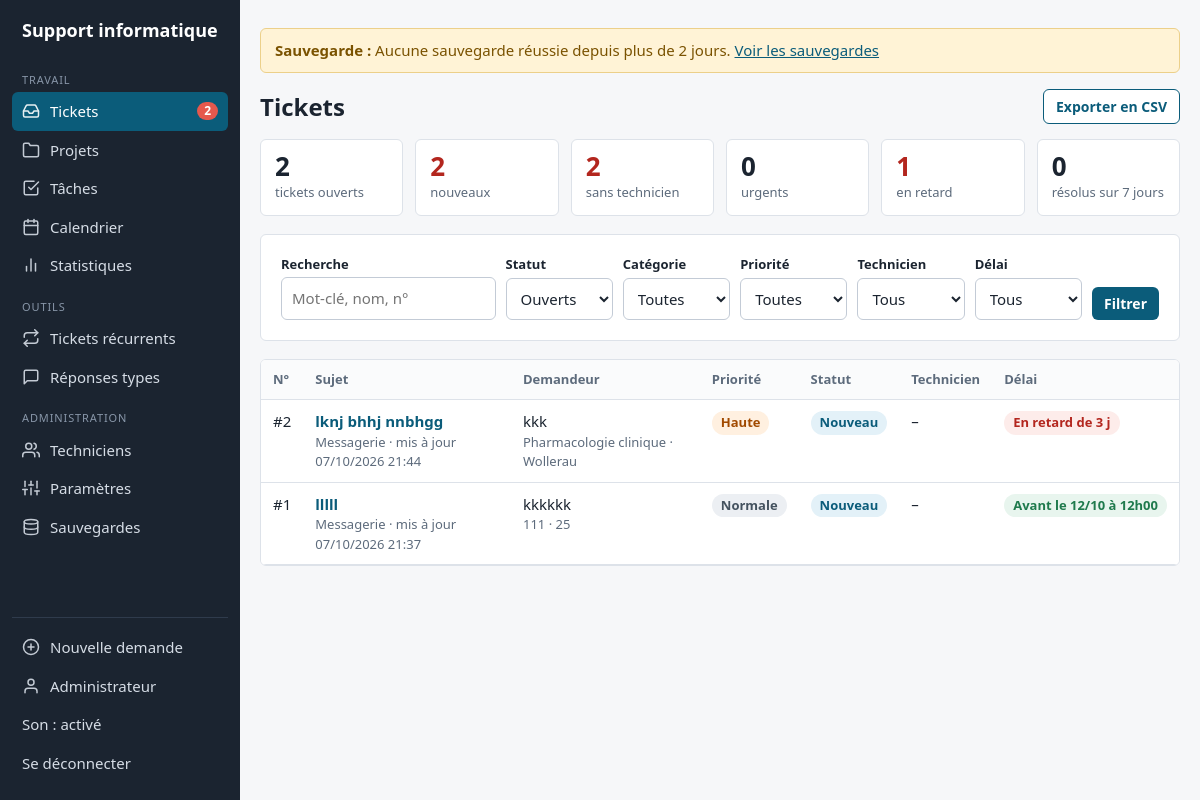
Page /admin (signed in) on the earlier database version.
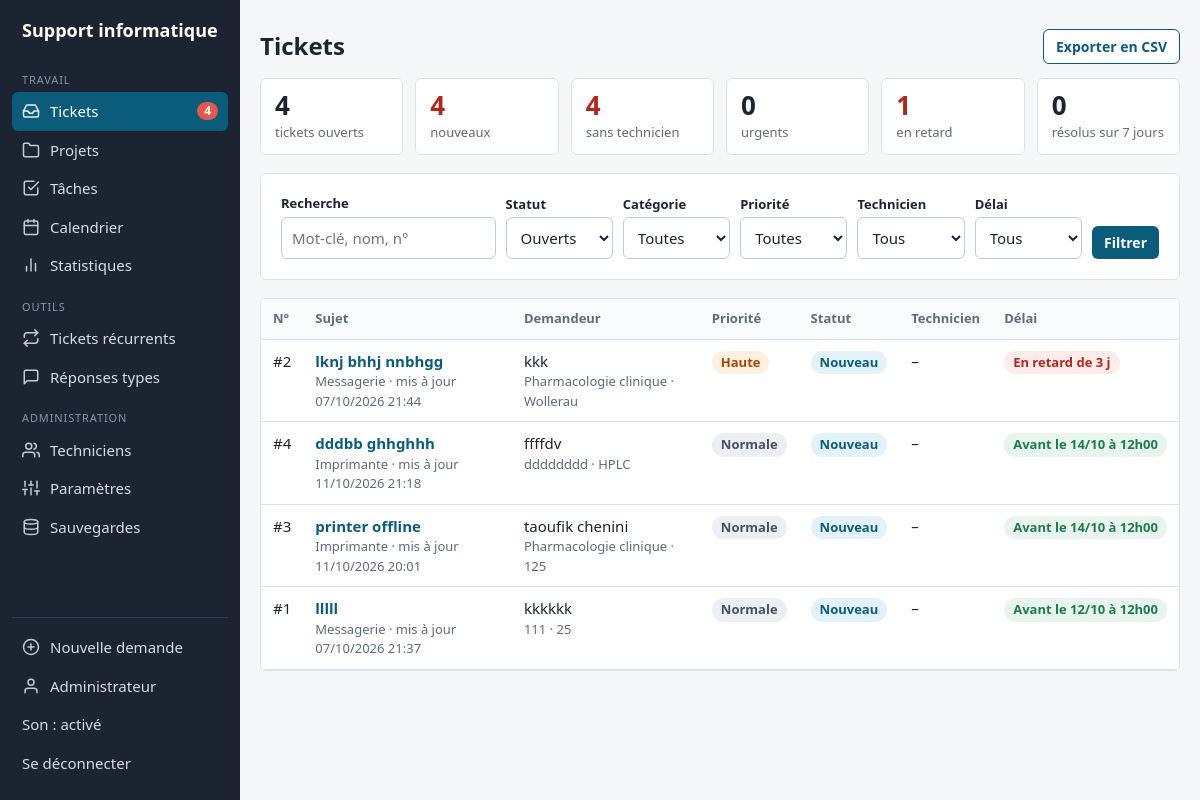
Same page on the later database version.
### tables this page shows
CREATE TABLE users (
    id INTEGER PRIMARY KEY AUTOINCREMENT,
    username TEXT UNIQUE NOT NULL,
    name TEXT NOT NULL,
    password_hash TEXT NOT NULL,
    role TEXT NOT NULL DEFAULT 'tech',
    email TEXT NOT NULL DEFAULT '',
    notify INTEGER NOT NULL DEFAULT 1,
    digest INTEGER NOT NULL DEFAULT 1
);

CREATE TABLE tickets (
    id INTEGER PRIMARY KEY AUTOINCREMENT,
    token TEXT UNIQUE NOT NULL,
    title TEXT NOT NULL,
    requester_name TEXT NOT NULL,
    requester_email TEXT,
    department TEXT,
    location TEXT,
    category TEXT NOT NULL,
    priority TEXT NOT NULL DEFAULT 'Normale',
    description TEXT NOT NULL,
    status TEXT NOT NULL DEFAULT 'Nouveau',
    assignee_id INTEGER REFERENCES users(id),
    created_at TEXT NOT NULL,
    updated_at TEXT NOT NULL,
    closed_at TEXT,
    due_at TEXT,
    paused_at TEXT,
    paused_secs INTEGER NOT NULL DEFAULT 0,
    source TEXT NOT NULL DEFAULT 'web',
    project_id INTEGER,
    remind_state TEXT
, channel TEXT NOT NULL DEFAULT '', created_by INTEGER, glpi_id INTEGER, glpi_sent_at TEXT, glpi_error TEXT);

### tickets_it/routes/tickets.py (the view)
@app.route("/admin")
@login_required()
def admin():
    db = get_db()
    q, status = request.args.get("q", "").strip(), request.args.get("status", "ouverts")
    category, priority, assignee, sla_f = (request.args.get(k, "") for k in ("category", "priority", "assignee", "sla"))
    sql, args = ["SELECT t.*, u.name AS assignee FROM tickets t LEFT JOIN users u ON u.id=t.assignee_id WHERE 1=1"], []
    if status == "ouverts":
        sql.append(f"AND t.status IN {OUVERTS_SQL}")
    elif status in STATUTS:
        sql.append("AND t.status=?")
        args.append(status)
    if category in CATEGORIES:
        sql.append("AND t.category=?")
        args.append(category)
    if priority in PRIORITES:
        sql.append("AND t.priority=?")
        args.append(priority)
    if assignee == "moi":
        sql.append("AND t.assignee_id=?")
        args.append(g.user["id"])
    elif assignee == "aucun":
        sql.append("AND t.assignee_id IS NULL")
    if sla_f == "retard":
        sql.append("AND t.status IN ('Nouveau','En cours') AND t.due_at < ?")
        args.append(now())
    if q:
        sql.append("AND (t.title LIKE ? OR t.requester_name LIKE ? OR t.description LIKE ? OR CAST(t.id AS TEXT)=?)")
        args += [f"%{q}%"] * 3 + [q.lstrip("#")]
    sql.append(f"ORDER BY {prio_rank_sql('t.priority')}, t.created_at DESC")
    tickets = db.execute(" ".join(sql), args).fetchall()
    def one(sql_, *a):
        return db.execute(sql_, a).fetchone()[0]
    stats = {
        "ouverts": one(f"SELECT COUNT(*) FROM tickets WHERE status IN {OUVERTS_SQL}"),
        "nouveaux": one("SELECT COUNT(*) FROM tickets WHERE status='Nouveau'"),
        "non_assignes": one(f"SELECT COUNT(*) FROM tickets WHERE assignee_id IS NULL AND status IN {OUVERTS_SQL}"),
        "urgents": one(f"SELECT COUNT(*) FROM tickets WHERE priority=? AND status IN {OUVERTS_SQL}", derived().prio_top),
        "en_retard": one("SELECT COUNT(*) FROM tickets WHERE status IN ('Nouveau','En cours') AND due_at < ?", now()),
        "resolus_7j": one("SELECT COUNT(*) FROM tickets WHERE closed_at >= datetime('now','localtime','-7 days')"),
    }
    warn = backup_warning() if g.user["role"] == "admin" else ""
    pending = one("SELECT COUNT(*) FROM projects WHERE status='Proposé'")
    return render_template("admin.html", tickets=tickets, stats=stats, categories=CATEGORIES, priorites=PRIORITES,
                                  statuts=STATUTS, f=request.args, status=status, warn=warn, pending=pending)

### tickets_it/templates/admin.html (shortened to what this page needs)
{% extends 'base.html' %}{% block title %}Tickets{% endblock %}
{% block content %}
{% if warn %}<div class="flash warn"><b>Sauvegarde :</b> {{ warn }} <a href="{{ url_for('backups_page') }}">Voir les sauvegardes</a></div>{% endif %}
<div style="display:flex;justify-content:space-between;align-items:center;gap:12px;flex-wrap:wrap;margin-bottom:14px">
<h1 style="margin:0">Tickets</h1><a class="btn sec sm" href="{{ url_for('export_csv') }}">Exporter en CSV</a></div>
<div class="stats">
 <div class="stat"><b>{{ stats.ouverts }}</b><span>tickets ouverts</span></div>
 <div class="stat {{ 'alert' if stats.nouveaux }}"><b>{{ stats.nouveaux }}</b><span>nouveaux</span></div>
 <div class="stat {{ 'alert' if stats.non_assignes }}"><b>{{ stats.non_assignes }}</b><span>sans technicien</span></div>
 <div class="stat {{ 'alert' if stats.urgents }}"><b>{{ stats.urgents }}</b><span>urgents</span></div>
 <div class="stat {{ 'alert' if stats.en_retard }}"><b>{{ stats.en_retard }}</b><span>en retard</span></div>
 <div class="stat"><b>{{ stats.resolus_7j }}</b><span>résolus sur 7 jours</span></div>
</div>
<form method="get" class="panel filters">
 <div><label for="q">Recherche</label><input id="q" name="q" value="{{ f.get('q','') }}" placeholder="Mot-clé, nom, n°"></div>
 <div><label for="status">Statut</label><select id="status" name="status">
  <option value="ouverts" {{ 'selected' if status=='ouverts' }}>Ouverts</option><option value="tous" {{ 'selected' if status=='tous' }}>Tous</option>
  {% for s in statuts %}<option {{ 'selected' if status==s }}>{{ s }}</option>{% endfor %}</select></div>
 <div><label for="category">Catégorie</label><select id="category" name="category"><option value="">Toutes</option>{% for c in categories %}<option {{ 'selected' if f.get('category')==c }}>{{ c }}</option>{% endfor %}</select></div>
 <div><label for="priority">Priorité</label><select id="priority" name="priority"><option value="">Toutes</option>{% for p in priorites %}<option {{ 'selected' if f.get('priority')==p }}>{{ p }}</option>{% endfor %}</select></div>
 <div><label for="assignee">Technicien</label><select id="assignee" name="assignee"><option value="">Tous</option></select></div>
 <div><label for="sla">Délai</label><select id="sla" name="sla"><option value="">Tous</option><option value="retard" {{ 'selected' if f.get('sla')=='retard' }}>En retard</option></select></div>
 <div><button class="btn sm">Filtrer</button></div>
</form>
<div class="panel tablewrap" style="padding:0">
{% if tickets %}<table><thead><tr><th>N°</th><th>Sujet</th><th>Demandeur</th><th>Priorité</th><th>Statut</th><th>Technicien</th><th>Délai</th></tr></thead><tbody>
{% for t in tickets %}{% set s = sla(t) %}<tr>
 <td>#{{ t['id'] }}</td>
 <td><a class="t" href="{{ url_for('admin_ticket', tid=t['id']) }}">{{ t['title'] }}</a><div class="meta">{{ t['category'] }} · mis à jour {{ t['updated_at']|dt }}</div></td>
 <td>{{ t['requester_name'] }}<div class="meta">{{ t['department'] or '' }}{{ ' · ' if t['department'] and t['location'] }}{{ t['location'] or '' }}</div></td>
 <td><span class="badge {{ prio_cls(t['priority']) }}">{{ t['priority'] }}</span></td>
 <td><span class="badge s-{{ t['status']|slug }}">{{ t['status'] }}</span></td>
 <td>{{ t['assignee'] or '–' }}</td>
 <td><span class="badge sla-{{ s[0] }}">{{ s[1] }}</span></td></tr>{% endfor %}
</tbody></table>{% else %}<div class="empty">Aucun ticket ne correspond à ces filtres.</div>{% endif %}
</div>
{% endblock %}

### tickets_it/templates/base.html (shortened to what this page needs)
<!doctype html>
<html lang="fr"><head>
<style>:root{--brand:{{ brand }};--brand-d:{{ brand_dark }}}</style></head><body>
{% from 'macros.html' import ico %}
{% macro navlink(endpoint, label, icon, also=[], count=0) %}{% set on = request.endpoint == endpoint or request.endpoint in also %}<a href="{{ url_for(endpoint) }}" class="{{ 'on' if on }}"{% if on %} aria-current="page"{% endif %}>{{ ico(icon) }}<span>{{ label }}</span>{% if count %}<b class="cnt" title="{{ count }} à traiter">{{ count }}</b>{% endif %}</a>{% endmacro %}
{% if g.user %}
<div class="shell">
<aside class="side" id="side" aria-label="Navigation principale">
 <a class="brand" href="{{ url_for('admin') }}">{% if logo_url %}<img class="logo" src="{{ logo_url }}" alt="">{% endif %}{{ app_name }}</a>
 <nav>
  <div class="grp">Travail</div>
  {{ navlink('admin', 'Tickets', 'tickets', ['admin_ticket'], nav.tickets) }}
  {{ navlink('projects_board', 'Projets', 'projets', ['project_detail','project_new'], nav.projets) }}
  {{ navlink('tasks_page', 'Tâches', 'taches', [], nav.taches) }}
  {{ navlink('calendar_page', 'Calendrier', 'calendrier') }}
  {{ navlink('stats_page', 'Statistiques', 'stats') }}
  <div class="grp">Outils</div>
  {{ navlink('recurring_page', 'Tickets récurrents', 'recurrents') }}
  {{ navlink('replies_page', 'Réponses types', 'reponses') }}
  {% if g.user['role']=='admin' %}
  <div class="grp">Administration</div>
  {{ navlink('users', 'Techniciens', 'users') }}
  {{ navlink('settings_page', 'Paramètres', 'settings') }}
  {{ navlink('backups_page', 'Sauvegardes', 'backup', ['backup_download']) }}
  {% endif %}
 </nav>
 <div class="foot">
  {{ navlink('nouveau', 'Nouvelle demande', 'plus') }}
  {{ navlink('account', g.user['name'], 'user') }}
  <button type="button" id="soundbtn" title="Son d'alerte à chaque nouveau ticket"></button>
  <form method="post" action="{{ url_for('logout') }}"><input type="hidden" name="csrf" value="{{ csrf_token() }}"><button>Se déconnecter</button></form>
 </div>
</aside>
<div class="content">
{% endif %}
<main class="{% block mainclass %}{% endblock %}">
{% block content %}{% endblock %}
</main>
{% if g.user %}</div></div>{% endif %}
</body></html>

### tickets_it/templates/macros.html (shortened to what this page needs)
{% macro ico(name) %}<svg class="ico" width="18" height="18" viewBox="0 0 24 24" fill="none" stroke="currentColor" stroke-width="2" stroke-linecap="round" stroke-linejoin="round" aria-hidden="true">
{% if name=='tickets' %}<polyline points="22 12 16 12 14 15 10 15 8 12 2 12"/><path d="M5.45 5.11L2 12v6a2 2 0 0 0 2 2h16a2 2 0 0 0 2-2v-6l-3.45-6.89A2 2 0 0 0 16.76 4H7.24a2 2 0 0 0-1.79 1.11z"/>
{% elif name=='projets' %}<path d="M22 19a2 2 0 0 1-2 2H4a2 2 0 0 1-2-2V5a2 2 0 0 1 2-2h5l2 3h9a2 2 0 0 1 2 2z"/>
{% elif name=='taches' %}<polyline points="9 11 12 14 22 4"/><path d="M21 12v7a2 2 0 0 1-2 2H5a2 2 0 0 1-2-2V5a2 2 0 0 1 2-2h11"/>
{% elif name=='calendrier' %}<rect x="3" y="4" width="18" height="18" rx="2" ry="2"/><line x1="16" y1="2" x2="16" y2="6"/><line x1="8" y1="2" x2="8" y2="6"/><line x1="3" y1="10" x2="21" y2="10"/>
{% elif name=='stats' %}<line x1="18" y1="20" x2="18" y2="10"/><line x1="12" y1="20" x2="12" y2="4"/><line x1="6" y1="20" x2="6" y2="14"/>
{% elif name=='recurrents' %}<polyline points="17 1 21 5 17 9"/><path d="M3 11V9a4 4 0 0 1 4-4h14"/><polyline points="7 23 3 19 7 15"/><path d="M21 13v2a4 4 0 0 1-4 4H3"/>
{% elif name=='reponses' %}<path d="M21 15a2 2 0 0 1-2 2H7l-4 4V5a2 2 0 0 1 2-2h14a2 2 0 0 1 2 2z"/>
{% elif name=='users' %}<path d="M17 21v-2a4 4 0 0 0-4-4H5a4 4 0 0 0-4 4v2"/><circle cx="9" cy="7" r="4"/><path d="M23 21v-2a4 4 0 0 0-3-3.87"/><path d="M16 3.13a4 4 0 0 1 0 7.75"/>
{% elif name=='settings' %}<line x1="4" y1="21" x2="4" y2="14"/><line x1="4" y1="10" x2="4" y2="3"/><line x1="12" y1="21" x2="12" y2="12"/><line x1="12" y1="8" x2="12" y2="3"/><line x1="20" y1="21" x2="20" y2="16"/><line x1="20" y1="12" x2="20" y2="3"/><line x1="1" y1="14" x2="7" y2="14"/><line x1="9" y1="8" x2="15" y2="8"/><line x1="17" y1="16" x2="23" y2="16"/>
{% elif name=='backup' %}<ellipse cx="12" cy="5" rx="9" ry="3"/><path d="M21 12c0 1.66-4 3-9 3s-9-1.34-9-3"/><path d="M3 5v14c0 1.66 4 3 9 3s9-1.34 9-3V5"/>
{% elif name=='plus' %}<circle cx="12" cy="12" r="10"/><line x1="12" y1="8" x2="12" y2="16"/><line x1="8" y1="12" x2="16" y2="12"/>
{% elif name=='user' %}<path d="M20 21v-2a4 4 0 0 0-4-4H8a4 4 0 0 0-4 4v2"/><circle cx="12" cy="7" r="4"/>
{% endif %}</svg>{% endmacro %}

Differences in the rows shown:
added tickets: id "4", title "dddbb ghhghhh", category "Imprimante", updated_at|dt "11/10/2026 21:18", requester_name "ffffdv", department "dddddddd", department+location "·", location "HPLC", priority "Normale", status "Nouveau", t "–", s "Avant le 14/10 à 12h00"
added tickets: id "3", title "printer offline", category "Imprimante", updated_at|dt "11/10/2026 20:01", requester_name "taoufik chenini", department "Pharmacologie clinique", department+location "·", location "125", priority "Normale", status "Nouveau", t "–", s "Avant le 14/10 à 12h00"
Other differences:
{{ count }}: "2" → "4"
{{ stats.ouverts }}: "2" → "4"
{{ stats.nouveaux }}: "2" → "4"
{{ stats.non_assignes }}: "2" → "4"
{{ warn }}: "Aucune sauvegarde réussie depuis plus de 2 jours." → (not shown)
text no longer shown: "Sauvegarde : Voir les sauvegardes"
